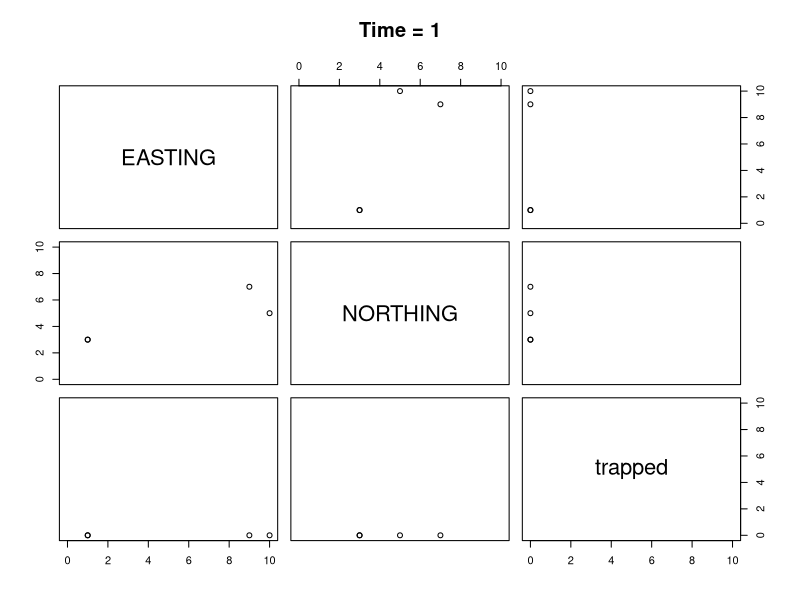
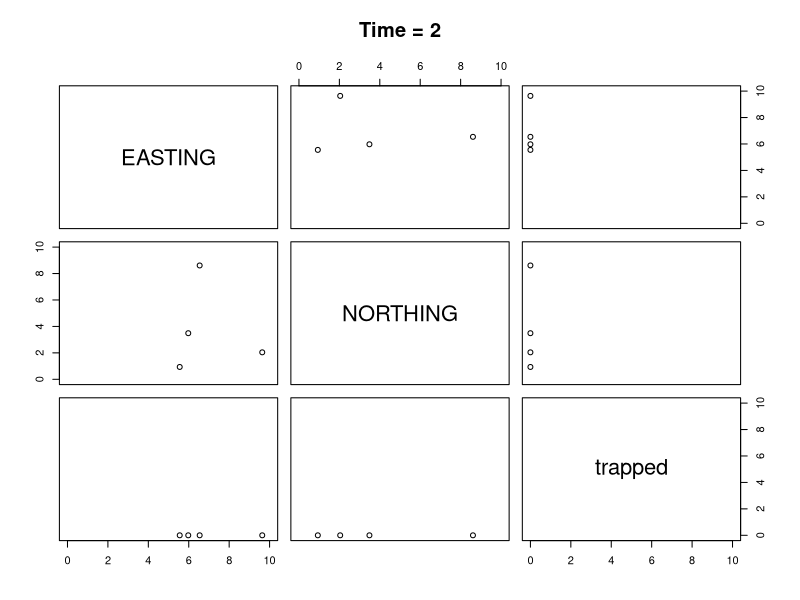
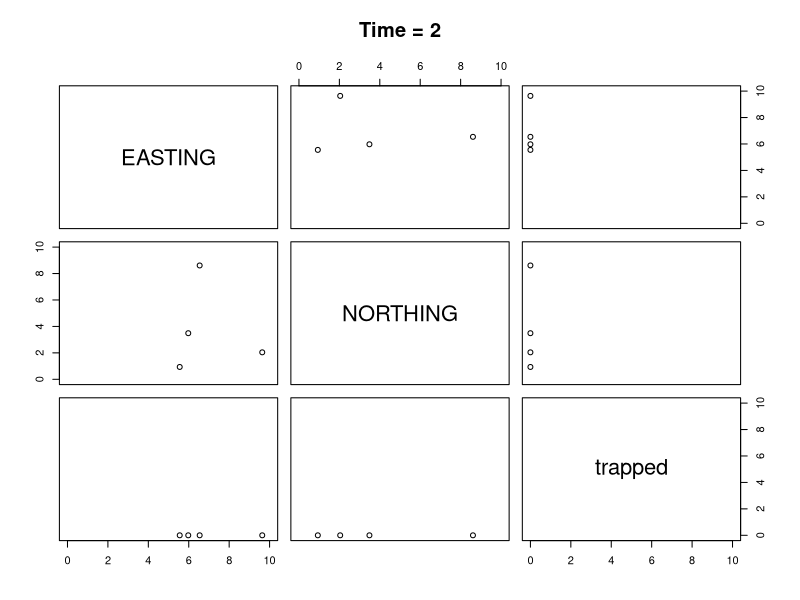
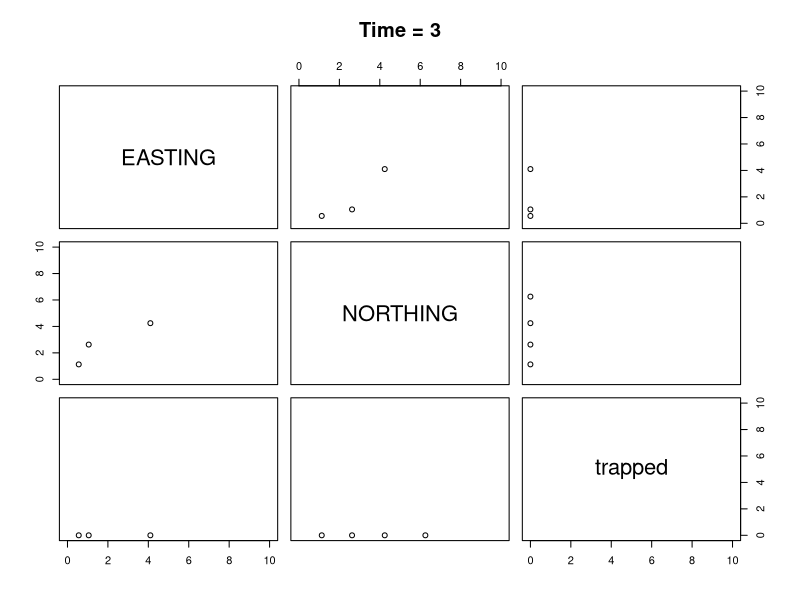
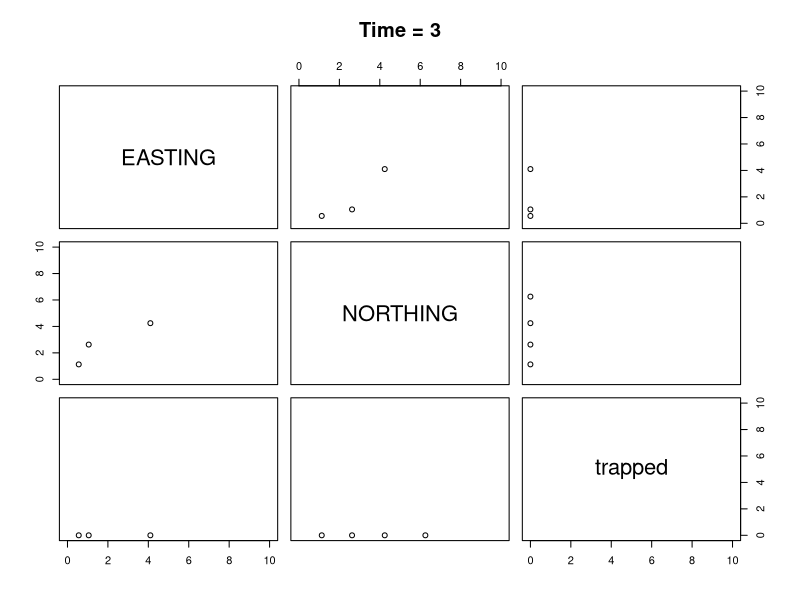
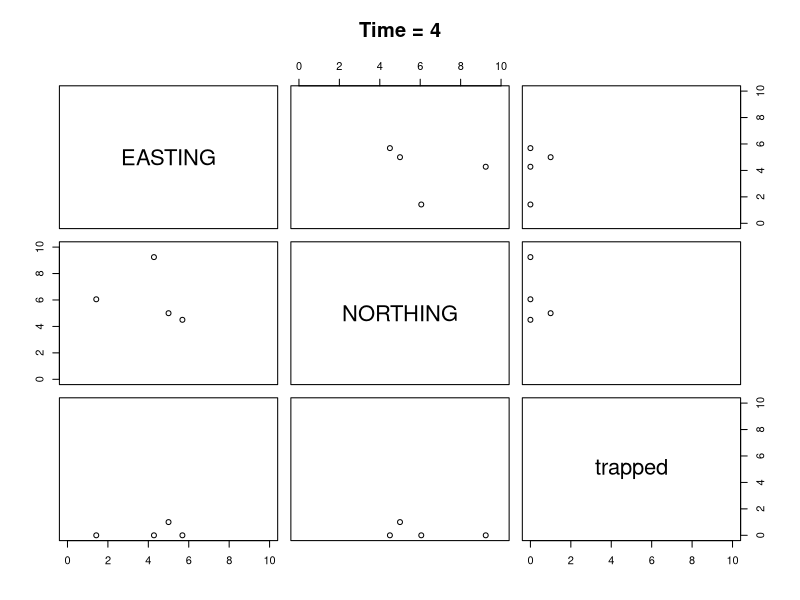
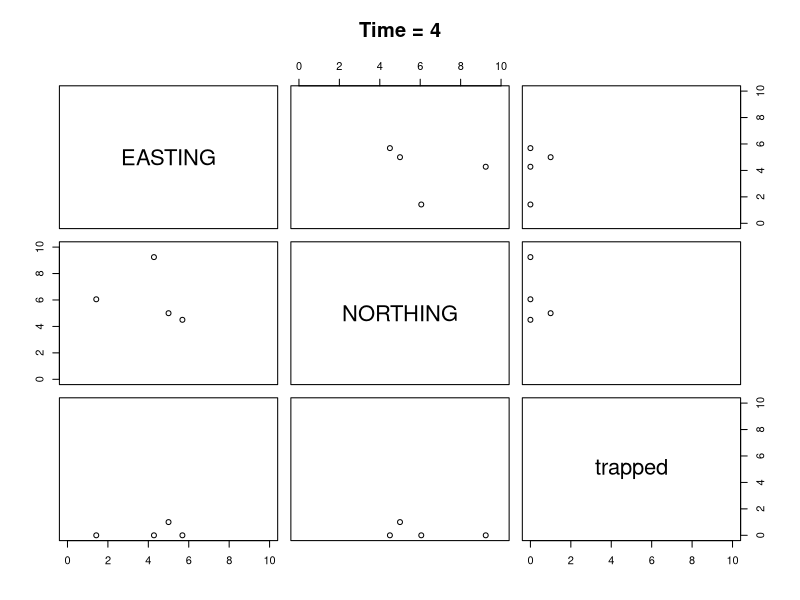
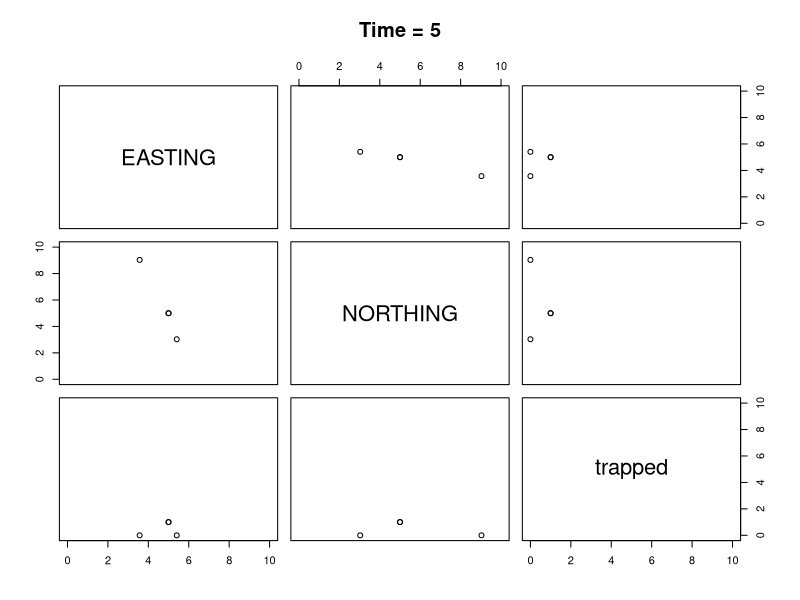

Here is the R script that generated these plots, in order: (Note: this script raises an error after producing the figures.)
#updated Dec 18, 2020
library(ggplot2)
library(reshape2)
library(geosphere)

# A function to get the distance of each lobster from the trap
# By default the trap is at (5,5)
# The function needs the x and y coordinate of the lobster
# adding trap location makes it generic
distanceToTrapCalculator<- function(Lobster,trap = x(5,5)){
    xLobster = Lobster[1]
    yLobster = Lobster[2]
    xtrap = trap[1]
    ytrap = trap[2]
    distanceToTrap<- sqrt((xLobster - xtrap)^2 + (yLobster -ytrap)^2)
    return(distanceToTrap)
}

#when a lobster is outside the influence of bait, we need a function
#to randomly move the lobster for a fixed length = dStep 
# The function needs the current x and y coordinate of lobster + dStep (here 5)

randomMove<- function(xLobster, yLobster, dStep){
  
    randomAngle<- runif(n=1, min = 0, max=360) #selects a random angle of direction 
    xNew<- dStep * sin(randomAngle * pi / 180) + xLobster #moves dStep based on the angle
    yNew<- dStep * cos(randomAngle * pi / 180) + yLobster
    
    return( list(EASTING = xNew, NORTHING = yNew) )
}

# Another function is needed to  move the lobster for a fixed length = dStep toward the trap (+some randomness) 
#when it is within bait influence
# The function needs the current x and y coordinate of lobster + dStep + distance of the lobster from the bait 
#to determine if the condition for directionalMove is met
   
directionalMove<- function(xLobster, yLobster, dStep, distanceToTrap,
                           xtrap=5, ytrap=5,radius_of_influence=15,ZoI){

  thetaT = bearing(c(xLobster,yLobster),c(xtrap,ytrap))#calculates the angle to the trap
  
  # Calculating tethaR
    #ZoI is adjusted each time step for decay (shrinkage) of radius of influence (equation 3 in A)
    b = 1 + 0.9 * (distanceToTrap - ZoI) / radius_of_influence
    thetaR = -180:180
    P = 1/(180^b) * abs(thetaR) ^ b
    Prtheta_R = (1-P) / sum(1-P)
    theta_r = sample(thetaR,size = 1, prob=Prtheta_R)  
  
  
   tetha      <- thetaT + theta_r
  
  xNew   <- dStep * sin(tetha * pi / 180) + xLobster
  yNew   <- dStep * cos(tetha * pi / 180) + yLobster
  
  return( list(EASTING = xNew, NORTHING = yNew) )
  
}


#### initial coordinate of lobsters is simulated (written by Adam Cook)
rpoisD<-function (n, lambda,D=1) {
  if (D==1){
    rpois(n, lambda)
  }  else {
    sz = lambda^2/(D*lambda-lambda) #this puts the overdispersion in terms of lambda or the mean and gives you appropriate size for negbin
    rnbinom(n, size=sz, mu=lambda)
  }
}


dispersion <- function(x) {
          var(x) / mean(x)
}


#AMC need to make general if we have multiple traps, so need to id closest trap
distanceClosestTrap <- function(lob_loc, trap_loc){
      #trap_loc can be a matrix (n x 2)
      #lob_loc is an individual lobster
  ds = unlist(apply(trap_loc,1,distanceToTrapCalculator,lob_loc))
  dmin = which.min(ds)
  return(c(distance=ds[dmin], trapid =dmin))
}




#AMC 
catchability<- function(q0= 0.5,qmin=0, saturationThreshold=5, Ct=0 ){
   r = (log(0.01) - log(q0 - qmin))/- saturationThreshold
    qo = (q0-qmin) / exp(r*Ct) + qmin
   return(qo)
 }

#AMC Need to see if trap in path then lobster is caught
trapInPath = function(loc1, loc2, trap_loc,how_close=0.1){
  x = seq(loc1[1],loc2[1],length.out = 10)
  y = seq(loc1[2],loc2[2],length.out = 10)
  path = data.frame(EASTING=x, NORTHING=y)
  ds = unlist(apply(path,1,distanceToTrapCalculator,trap=trap_loc))
  if(any(ds<how_close)) {
    i= min(which(ds<how_close))
    path = c(path[i,1],path[i,2])
    trapped = 1
    } else {
     path = loc2
     trapped = 0
    }
  return(c(path, trapped))
}



# A function to get the coordinate at time t, update the coordinate, 
#and return the coordinate at time t + 1
updateGrid    = function(lobsterCoordinates,trapCoordinates, trapCatch, radius_of_influence=15, dstep = 5, currentZoI, how_close=0.1, q0=.5, qmin=0, saturationThreshold=5, trapSaturation=T){
  
  # Takes the argument lobsterCoordinates as the x and y coordinates and updates it accordingly
  numberOfLobsters <- nrow(lobsterCoordinates)
  xNew <- vector(mode = 'numeric', length = numberOfLobsters)
  yNew <- vector(mode = 'numeric', length = numberOfLobsters)
  trappedLobster<- vector(mode = 'numeric', length = numberOfLobsters)

  # Loops over each lobster and update their coordinate accordingly
  for( lobsterIndex in 1:numberOfLobsters ){
    
    xOld <- lobsterCoordinates[lobsterIndex,1]
    yOld <- lobsterCoordinates[lobsterIndex,2]
    trapped <- lobsterCoordinates[lobsterIndex,3]
    if(trapped==1){
      #repeats trap loc for a trapped lobster
      xNew[lobsterIndex] = xOld
      yNew[lobsterIndex] = yOld
      trappedLobster[lobsterIndex] = trapped
      next()
    }
    #AMC this needs to be made generic so that it is distance to closest trap
   # distanceToTrap <- distanceToTrapCalculator(Lobster = c(xOld, yOld),trap=c(xTrap, yTrap))
    distanceToTrap = distanceClosestTrap(lob_loc = c(xOld,yOld), trap_loc = trapCoordinates[,c(1,2)] )

    if( distanceToTrap[1] > radius_of_influence){
      temp <- randomMove(xLobster = xOld , yLobster = yOld , dStep = dstep)
      xNew[lobsterIndex] <- temp$EASTING
      yNew[lobsterIndex] <- temp$NORTHING
      trappedLobster[lobsterIndex] = 0
    }else{
      temp <- directionalMove(xLobster = xOld , yLobster = yOld , distanceToTrap = distanceToTrap[1], radius_of_influence = radius_of_influence, dStep = dstep, ZoI = currentZoI)
      xNew[lobsterIndex] <- temp$EASTING
      yNew[lobsterIndex] <- temp$NORTHING
    
      #AMC now need to check if trap is within path of lobster to be caught, i.e. does the lobster actually interact with the trap along its path from p1 to p2
      trappedQ = trapInPath(loc1 = c(xOld,yOld), loc2 = c(xNew,yNew), trap_loc = trapCoordinates[distanceToTrap[2],],how_close=how_close)
      if(trappedQ[3]==1) {
        
        #this means the lobster is close enough to be trapped and we need to apply the catchability criteria
        #But we need to know how many lobsters in the trap at this time using the trapCatch vector (which should be indexed the same as the trapCoordinates)
        #catchability returns a prob or being caught in the trap given the current catch  
         if(trapSaturation) pC = catchability(q0= q0,qmin=qmin, saturationThreshold=saturationThreshold, Ct=trapCatch[distanceToTrap[2]] )
          if(!trapSaturation) pC = q0
          caught = rbinom(n=1,size=1,prob=pC)
          if(caught==1){
            trapCatch[distanceToTrap[2]] =trapCatch[distanceToTrap[2]]+1
            xNew[lobsterIndex] <- trapCoordinates[distanceToTrap[2],1] 
            yNew[lobsterIndex] <- trapCoordinates[distanceToTrap[2],2] 
            trappedLobster[lobsterIndex] = 1
            }
          } 
        }
      }

  
  
  updatedGrid <- data.frame(EASTING = xNew, NORTHING = yNew, trapped = trappedLobster)
  return(list(updatedGrid, trapCatch))
  
}

#density per grid 100 grids
# each element in the vector represents the starting value in each grid

#One iteration 
initialGrid = rpoisD(n=100,lambda=.1, D = 3)
LobsterStart = data.frame(EASTING = rep(1:10,times=10), NORTHING = rep(1:10,each=10), Lobs = initialGrid)

LobsterStart <- subset(LobsterStart,Lobs>0)
replicateCoordinates <- function(d){ rep(d[1:2], d[3]) } #replicates coordinates for grids with more than 1 lobster
tt <- unlist( apply(X = LobsterStart, MARGIN = 1, FUN = replicateCoordinates) )
tt<- matrix(tt, ncol = 2, byrow = TRUE)
colnames(tt)<- c("EASTING","NORTHING")
initialxyCoordinate  = as.data.frame(tt)
initialxyCoordinate$trapped = 0 # this will update as a lobster gets caught and we don't need to update movements
coordinatesOverTime <- list()
coordinatesOverTime[[1]] <- initialxyCoordinate 
currentZoI<- 1
s =  0.993
ntraps = 1
trapCoordinates = data.frame(EASTING=5,NORTHING=5)
trapCatch = list()
trapCatch[[1]] = rep(0,length=ntraps)

for(t in 2:100){
  if(t>2) currentZoI<- currentZoI * s
  ko = updateGrid( lobsterCoordinates = coordinatesOverTime[[t-1]], trapCoordinates=trapCoordinates, trapCatch=trapCatch[[t-1]], currentZoI = currentZoI,saturationThreshold=5,how_close=1,dstep=5)
  coordinatesOverTime[[t]] <- ko[[1]]
  trapCatch[[t]] <- ko[[2]]
  par( mfrow=c(1,2) ) # create a plot with 1 row and 2 columns to show plots side by side
  plot( coordinatesOverTime[[t-1]], xlim = c(0,10), ylim = c(0,10), main = paste0('Time = ', t-1) )
  points(x = 5, y = 5, col = 'red')
  plot( coordinatesOverTime[[t]],   xlim = c(0,10), ylim = c(0,10), main = paste0('Time = ', t) )
  points(x = 5, y = 5, col = 'red')
  
}

#lobsters
outmove = do.call(rbind,coordinatesOverTime)
outmove$T = rep(0:99, each=nrow(tt))
outmove$I = rep(1:nrow(tt), times=100)

#traps
outtraps = as.data.frame(do.call(rbind, trapCatch))
outtraps$trapno = rep(ntraps,times=100) #if >1 trap this needs to be 1:ntraps

with(subset(outtraps, trapno==1),plot(1:100, V1, type='l',ylab='Catch', xlab='Time'))

#One lobster
  par( mfrow=c(2,2) ) # create a plot with 1 row and 2 columns to show plots side by side

with(subset(outmove, I==1),plot(EASTING, NORTHING, type='l'))
points(trapCoordinates, pch=16, col='red')
with(subset(outmove, I==1), text(x=EASTING[c(1,100)], y=NORTHING[c(1,100)], c('Start','End')))


with(subset(outmove, I==3),plot(EASTING, NORTHING, type='l'))
points(trapCoordinates, pch=16, col='red')
with(subset(outmove, I==3), text(x=EASTING[c(1,100)], y=NORTHING[c(1,100)], c('Start','End')))

with(subset(outmove, I==5),plot(EASTING, NORTHING, type='l'))
points(trapCoordinates, pch=16, col='red')
with(subset(outmove, I==5), text(x=EASTING[c(1,100)], y=NORTHING[c(1,100)], c('Start','End')))

with(subset(outmove, I==7),plot(EASTING, NORTHING, type='l'))
points(trapCoordinates, pch=16, col='red')
with(subset(outmove, I==7), text(x=EASTING[c(1,100)], y=NORTHING[c(1,100)], c('Start','End')))





SimulateLobsterMovement <- function(p=p,plot=F) {
with(p,{
outputs = list()
  

initialGrid = rpoisD(n=ngrids,lambda=initlambda, D = initD)
LobsterStart = data.frame(EASTING = rep(1:ncolgrids,times=nrowgrids), NORTHING = rep(1:nrowgrids,each=ncolgrids), Lobs = initialGrid)

LobsterStart <- subset(LobsterStart,Lobs>0)
if(nrow(LobsterStart)>0) {
replicateCoordinates <- function(d){ rep(d[1:2], d[3]) } #replicates coordinates for grids with more than 1 lobster
tt <- unlist( apply(X = LobsterStart, MARGIN = 1, FUN = replicateCoordinates) )
tt<- matrix(tt, ncol = 2, byrow = TRUE)
colnames(tt)<- c("EASTING","NORTHING")
initialxyCoordinate  = as.data.frame(tt)
initialxyCoordinate$trapped = 0 # this will update as a lobster gets caught and we don't need to update movements
coordinatesOverTime <- list()
coordinatesOverTime[[1]] <- initialxyCoordinate 
currentZoI<- currentZoIInit
s =  smult
ntraps = ntrapsstart
trapCoordinates = data.frame(EASTING=trapEastStart,NORTHING=trapNorthStart)
trapCatch = list()
trapCatch[[1]] = rep(0,length=ntraps)

for(t in 2:niter){
  if(t>2) currentZoI<- currentZoI * s
  ko = updateGrid( lobsterCoordinates = coordinatesOverTime[[t-1]], trapCoordinates=trapCoordinates, trapCatch=trapCatch[[t-1]], currentZoI = currentZoI,saturationThreshold=saturationThresholdStart,trapSaturation= trapSaturationStart, how_close=how_closeStart,dstep=dstepstart)
  coordinatesOverTime[[t]] <- ko[[1]]
  trapCatch[[t]] <- ko[[2]]
  if(plot){
  par( mfrow=c(1,2) ) # create a plot with 1 row and 2 columns to show plots side by side
  plot( coordinatesOverTime[[t-1]], xlim = c(0,10), ylim = c(0,10), main = paste0('Time = ', t-1) )
  points(x = 5, y = 5, col = 'red')
  plot( coordinatesOverTime[[t]],   xlim = c(0,10), ylim = c(0,10), main = paste0('Time = ', t) )
  points(x = 5, y = 5, col = 'red')
  }
}

#lobsters
outmove = do.call(rbind,coordinatesOverTime)
outmove$T = rep(0:(niter-1), each=nrow(tt))
outmove$I = rep(1:nrow(tt), times=niter)
#traps
outtraps = as.data.frame(do.call(rbind, trapCatch))
outputs$traps = outtraps
outputs$lobsters = outmove
return(outputs)
  }
outputs$traps = rep(0,times=ntrapsstart)
outputs$lobsters = data.frame(EASTING=0,NORTHING=0,trapped=0,T=0,I=0)
return(outputs)
})}


#Lets run Multiple iterations

#initalize a parameter file to pass info into the code and then put all into a function

p = list()
p$nrowgrids = 10
p$ncolgrids = 10
p$ngrids=p$nrowgrids * p$ncolgrids
p$initlambda=.1
p$initD = 3
p$smult = 0.993
p$currentZoIInit = 1

p$trapEastStart = c(5,3,4)
p$trapNorthStart = c(5,3,4)
p$ntrapsstart = length(p$trapEastStart)

p$saturationThresholdStart = 5
p$how_closeStart = 1
p$dstepstart = 5 

p$niter =100




#run the model
    a = SimulateLobsterMovement(p=p)

      plot(1:p$niter,a$traps[,1],xlab='Time',ylab='N Caught',ylim=c(0,15))

#lets change a parameter
  p$saturationThresholdStart=10

# rerun
    b = SimulateLobsterMovement(p=p)

    lines(1:p$niter,b$traps[,1])

#or just run it a bunch of times since the model is stochastic
p$saturationThresholdStart = 5
time.to.max=list()
max.catch = list()
  realizations = 50
    plot(1:p$niter,xlab='Time',ylab='N Caught',ylim=c(0,15),type='n')

          for(i in 1:realizations){
                  a = SimulateLobsterMovement(p=p)
                    for(j in 1:ncol(a$traps)){
                            lines(1:p$niter,a$traps[,j])
                    }
                time.to.max[[i]] = apply(a$traps,2, which.max)
                max.catch[[i]] = apply(a$traps,2,max)
                }
time.to.max = do.call(rbind,time.to.max)
max.catch = do.call(rbind,max.catch)

#calculating dispersion
    disp = apply(max.catch,1,dispersion)
    mean(disp)


#next trial changing saturation
p$saturationThresholdStart = 8
time.to.max8=c()
max.catch8 = c()
time.to.max8=list()
max.catch8 = list()
realizations = 50

plot(1:p$niter,xlab='Time',ylab='N Caught',ylim=c(0,15),type='n')

for(i in 1:realizations){
        a = SimulateLobsterMovement(p=p)
        for(j in 1:ncol(a$traps)){
          lines(1:p$niter,a$traps[,j])
        }
        time.to.max8[[i]] = apply(a$traps,2, which.max)
        max.catch8[[i]] = apply(a$traps,2,max)
}
time.to.max8 = do.call(rbind,time.to.max8)
max.catch8 = do.call(rbind,max.catch8)


#What impact does saturation have on mean catch and dispersion index

#base
p = list()
p$nrowgrids = 10
p$ncolgrids = 10
p$ngrids=p$nrowgrids * p$ncolgrids
p$initlambda=.1
p$initD = 3
p$smult = c(0.95, 0.96, 0.97, 0.975, 0.985, 0.995, 1) #varying shrinkage factor
p$currentZoIInit = 1

p$trapEastStart = c(5,4,3)
p$trapNorthStart = c(5,4,3)
p$ntrapsstart = length(p$trapEastStart)

p$saturationThresholdStart = 5
p$how_closeStart = 1
p$dstepstart = 5 
p$trapSaturationStart = T
p$niter =100


# Densities
lambda = c(.06,.1,.2,.5,1,1.6)


realizations = 10
dispersionSaturation = c()
dispersionNoSaturation = c()
meanCatchWithSat = c()
meanCatchNoSat = c()

for(j in 1:length(lambda)){
  for (m in 1:length(p$smult)) {
    print(lambda[j])
    print(p$smult[m])
    max.catchSat = list()
    max.catchnoSat = list()
    p$initlambda = lambda[j]
    for(i in 1:realizations){
      print(paste(j,i,sep='-'))
      p$trapSaturationStart = T
      a = SimulateLobsterMovement(p=p)
      if(any(a$traps>0)) max.catchSat[[i]] = apply(a$traps,2,max)
      p$trapSaturationStart = F
      b = SimulateLobsterMovement(p=p)
      if(any(b$lobster>0))max.catchnoSat[[i]] = apply(b$traps,2,max)
    }
    max.catchSat = do.call(rbind,max.catchSat)
    max.catchnoSat = do.call(rbind,max.catchnoSat)
    
    if(p$ntrapsstart==1) meanSat = apply(max.catchSat,2,mean)
    if(p$ntrapsstart>1) meanSat = apply(max.catchSat,1,mean)
    meanCatchWithSat = c(meanCatchWithSat,mean(meanSat)  )
    
    if(p$ntrapsstart==1) meanNoSat = apply(max.catchnoSat,2,mean)
    if(p$ntrapsstart>1) meanNoSat = apply(max.catchnoSat,1,mean)
    meanCatchNoSat = c(meanCatchNoSat,mean(meanNoSat)  )
    
    if(p$ntrapsstart==1) dispSat = apply(max.catchSat,2,dispersion)
    if(p$ntrapsstart>1) dispSat = apply(max.catchSat,1,dispersion)
    dispersionSaturation = c(dispersionSaturation,mean(na.omit(dispSat))  )
    
    if(p$ntrapsstart==1) dispnoSat = apply(max.catchnoSat,2,dispersion)
    if(p$ntrapsstart>1) dispnoSat = apply(max.catchnoSat,1,dispersion)
    dispersionNoSaturation = c(dispersionNoSaturation, mean(na.omit(dispnoSat))  )
  }
}


#calculating dispersion & mean
    
plot(lambda,dispersionSaturation,ylim=c(0,26),type = 'b')
lines(lambda,dispersionNoSaturation,ylim=c(0,4),type = 'b',col='red')
